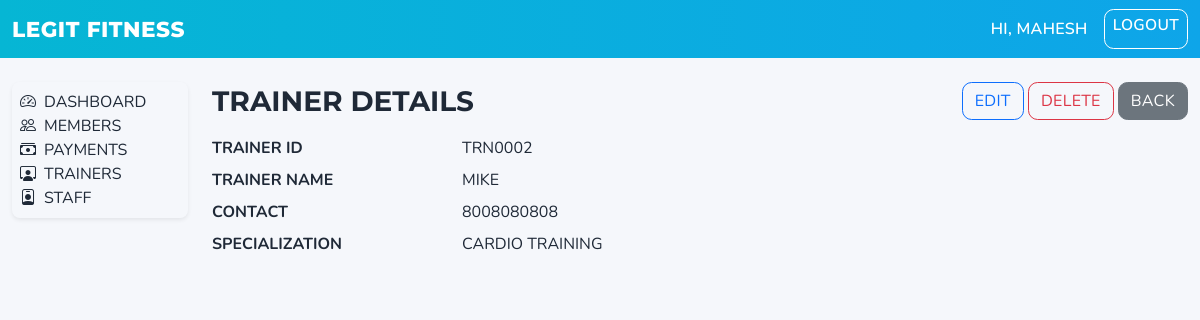
The app's page /trainers/3/ (signed in), older data.
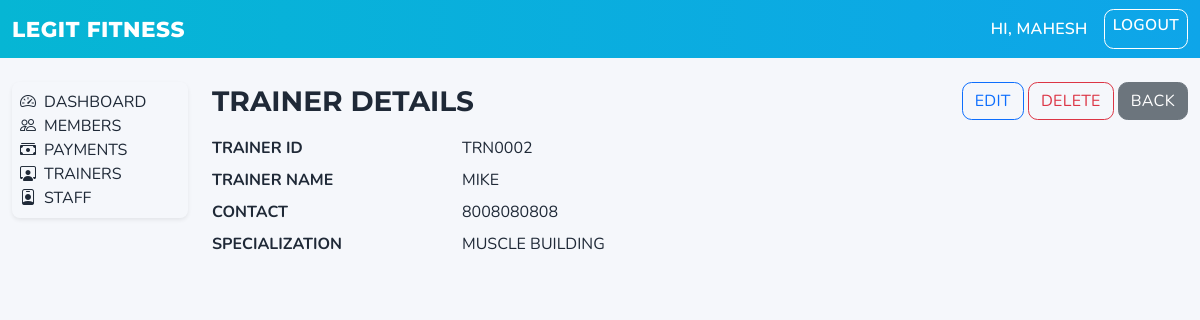
The same page, newer data.
### trainers/models.py (models this page shows, shortened)
class Trainer(models.Model):
    employee_id = models.CharField(max_length=20, null=True, blank=True)
    first_name = models.CharField(max_length=100)
    last_name = models.CharField(max_length=100, blank=True)
    address = models.TextField(blank=True)
    contact = models.CharField(max_length=20, blank=True)
    specialization = models.CharField(max_length=100, blank=True)
    date_of_joining = models.DateField()
    position = models.PositiveIntegerField(default=0, db_index=True)
    class Meta:
        ordering = ["position", "first_name", "last_name"]
        constraints = [
            models.UniqueConstraint(
                fields=["employee_id"],
                name="unique_trainer_employee_id_when_set",
                condition=Q(employee_id__isnull=False) & ~Q(employee_id=""),
            )
        ]

### trainers/views.py (the view)
# urls.py: path("<int:pk>/", TrainerDetailView.as_view(), name="detail"),
class TrainerDetailView(LoginRequiredMixin, DetailView):
    model = Trainer
    template_name = "trainers/detail.html"

### templates/trainers/detail.html (shortened to what this page needs)
{% extends 'base.html' %}
{% block body_class %}theme-trainers{% endblock %}
{% block content %}
  <div class="d-flex justify-content-between align-items-center mb-3 text-uppercase">
    <h3 class="mb-0">Trainer Details</h3>
    <div>
      <a class="btn btn-outline-primary" href="{% url 'trainers:edit' object.pk %}">Edit</a>
      <a class="btn btn-outline-danger" href="{% url 'trainers:delete' object.pk %}">Delete</a>
      <a class="btn btn-secondary" href="{% url 'trainers:list' %}">Back</a>
    </div>
  </div>
  <dl class="row text-uppercase">
    <dt class="col-sm-3">Trainer ID</dt>
    <dd class="col-sm-9">{{ object.employee_id }}</dd>
    <dt class="col-sm-3">Trainer Name</dt>
    <dd class="col-sm-9">{{ object.first_name }} {{ object.last_name }}</dd>
    <dt class="col-sm-3">Contact</dt>
    <dd class="col-sm-9">{{ object.contact }}</dd>
    <dt class="col-sm-3">Specialization</dt>
    <dd class="col-sm-9">{{ object.specialization }}</dd>
  </dl>
{% endblock %}

Row changes from the older to the newer data that the page shows:
changed Trainer "TRN0002": specialization "CARDIO TRAINING" → "MUSCLE BUILDING"
